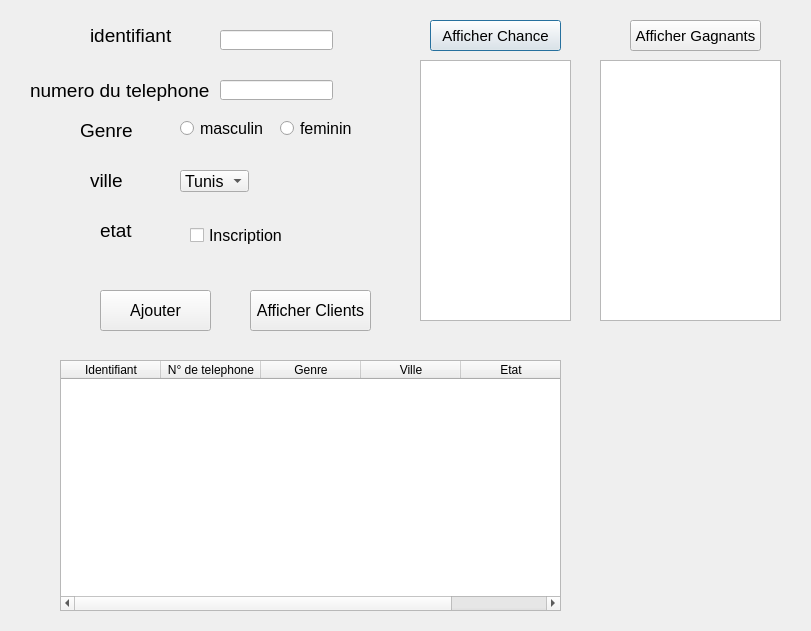
<?xml version="1.0" encoding="UTF-8"?>
<ui version="4.0">
 <class>Dialog</class>
 <widget class="QDialog" name="Dialog">
  <property name="geometry">
   <rect>
    <x>0</x>
    <y>0</y>
    <width>811</width>
    <height>631</height>
   </rect>
  </property>
  <property name="windowTitle">
   <string>Dialog</string>
  </property>
  <widget class="QLabel" name="label">
   <property name="geometry">
    <rect>
     <x>90</x>
     <y>20</y>
     <width>91</width>
     <height>31</height>
    </rect>
   </property>
   <property name="font">
    <font>
     <pointsize>14</pointsize>
    </font>
   </property>
   <property name="text">
    <string>identifiant</string>
   </property>
  </widget>
  <widget class="QLineEdit" name="id">
   <property name="geometry">
    <rect>
     <x>220</x>
     <y>30</y>
     <width>113</width>
     <height>20</height>
    </rect>
   </property>
  </widget>
  <widget class="QLineEdit" name="tel">
   <property name="geometry">
    <rect>
     <x>220</x>
     <y>80</y>
     <width>113</width>
     <height>20</height>
    </rect>
   </property>
  </widget>
  <widget class="QLabel" name="label_2">
   <property name="geometry">
    <rect>
     <x>30</x>
     <y>80</y>
     <width>181</width>
     <height>21</height>
    </rect>
   </property>
   <property name="font">
    <font>
     <pointsize>14</pointsize>
    </font>
   </property>
   <property name="text">
    <string>numero du telephone</string>
   </property>
  </widget>
  <widget class="QLabel" name="label_3">
   <property name="geometry">
    <rect>
     <x>90</x>
     <y>170</y>
     <width>71</width>
     <height>21</height>
    </rect>
   </property>
   <property name="font">
    <font>
     <pointsize>14</pointsize>
    </font>
   </property>
   <property name="text">
    <string>ville</string>
   </property>
  </widget>
  <widget class="QLabel" name="label_4">
   <property name="geometry">
    <rect>
     <x>80</x>
     <y>120</y>
     <width>71</width>
     <height>21</height>
    </rect>
   </property>
   <property name="font">
    <font>
     <pointsize>14</pointsize>
    </font>
   </property>
   <property name="text">
    <string>Genre</string>
   </property>
  </widget>
  <widget class="QLabel" name="label_5">
   <property name="geometry">
    <rect>
     <x>100</x>
     <y>220</y>
     <width>71</width>
     <height>21</height>
    </rect>
   </property>
   <property name="font">
    <font>
     <pointsize>14</pointsize>
    </font>
   </property>
   <property name="text">
    <string>etat</string>
   </property>
  </widget>
  <widget class="QRadioButton" name="male">
   <property name="geometry">
    <rect>
     <x>180</x>
     <y>120</y>
     <width>82</width>
     <height>17</height>
    </rect>
   </property>
   <property name="font">
    <font>
     <pointsize>12</pointsize>
    </font>
   </property>
   <property name="text">
    <string>masculin</string>
   </property>
  </widget>
  <widget class="QRadioButton" name="female">
   <property name="geometry">
    <rect>
     <x>280</x>
     <y>120</y>
     <width>82</width>
     <height>17</height>
    </rect>
   </property>
   <property name="font">
    <font>
     <pointsize>12</pointsize>
    </font>
   </property>
   <property name="text">
    <string>feminin</string>
   </property>
  </widget>
  <widget class="QComboBox" name="ville">
   <property name="geometry">
    <rect>
     <x>180</x>
     <y>170</y>
     <width>69</width>
     <height>22</height>
    </rect>
   </property>
   <property name="font">
    <font>
     <pointsize>12</pointsize>
    </font>
   </property>
   <item>
    <property name="text">
     <string>Tunis</string>
    </property>
   </item>
   <item>
    <property name="text">
     <string>Beja</string>
    </property>
   </item>
   <item>
    <property name="text">
     <string>Gafsa</string>
    </property>
   </item>
  </widget>
  <widget class="QCheckBox" name="insc">
   <property name="geometry">
    <rect>
     <x>190</x>
     <y>220</y>
     <width>121</width>
     <height>31</height>
    </rect>
   </property>
   <property name="font">
    <font>
     <pointsize>12</pointsize>
    </font>
   </property>
   <property name="text">
    <string>Inscription</string>
   </property>
  </widget>
  <widget class="QTableWidget" name="table">
   <property name="geometry">
    <rect>
     <x>60</x>
     <y>360</y>
     <width>501</width>
     <height>251</height>
    </rect>
   </property>
   <column>
    <property name="text">
     <string>Identifiant</string>
    </property>
   </column>
   <column>
    <property name="text">
     <string>N° de telephone</string>
    </property>
   </column>
   <column>
    <property name="text">
     <string>Genre</string>
    </property>
   </column>
   <column>
    <property name="text">
     <string>Ville</string>
    </property>
   </column>
   <column>
    <property name="text">
     <string>Etat</string>
    </property>
   </column>
  </widget>
  <widget class="QListWidget" name="chance">
   <property name="geometry">
    <rect>
     <x>420</x>
     <y>60</y>
     <width>151</width>
     <height>261</height>
    </rect>
   </property>
  </widget>
  <widget class="QListWidget" name="gagnant">
   <property name="geometry">
    <rect>
     <x>600</x>
     <y>60</y>
     <width>181</width>
     <height>261</height>
    </rect>
   </property>
  </widget>
  <widget class="QPushButton" name="pushButton">
   <property name="geometry">
    <rect>
     <x>430</x>
     <y>20</y>
     <width>131</width>
     <height>31</height>
    </rect>
   </property>
   <property name="font">
    <font>
     <pointsize>11</pointsize>
    </font>
   </property>
   <property name="text">
    <string>Afficher Chance</string>
   </property>
  </widget>
  <widget class="QPushButton" name="pushButton_2">
   <property name="geometry">
    <rect>
     <x>630</x>
     <y>20</y>
     <width>131</width>
     <height>31</height>
    </rect>
   </property>
   <property name="font">
    <font>
     <pointsize>11</pointsize>
    </font>
   </property>
   <property name="text">
    <string>Afficher Gagnants</string>
   </property>
  </widget>
  <widget class="QPushButton" name="pushButton_3">
   <property name="geometry">
    <rect>
     <x>100</x>
     <y>290</y>
     <width>111</width>
     <height>41</height>
    </rect>
   </property>
   <property name="font">
    <font>
     <pointsize>12</pointsize>
    </font>
   </property>
   <property name="text">
    <string>Ajouter</string>
   </property>
  </widget>
  <widget class="QPushButton" name="pushButton_4">
   <property name="geometry">
    <rect>
     <x>250</x>
     <y>290</y>
     <width>121</width>
     <height>41</height>
    </rect>
   </property>
   <property name="font">
    <font>
     <pointsize>12</pointsize>
    </font>
   </property>
   <property name="text">
    <string>Afficher Clients</string>
   </property>
  </widget>
 </widget>
 <resources/>
 <connections/>
</ui>
